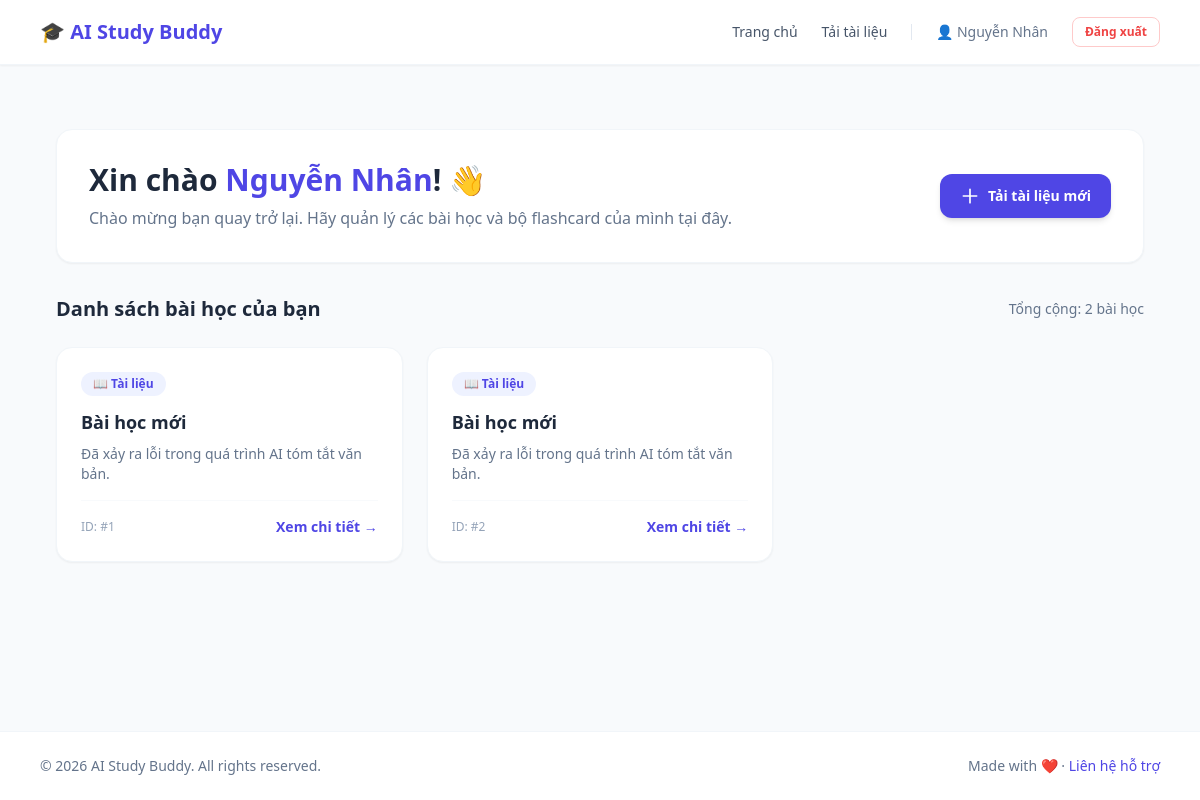
The page /dashboard (signed in) on the database its author committed.
### app.py (models this page shows)
class Document(db.Model):
    id = db.Column(db.Integer, primary_key=True)
    title = db.Column(db.String(200), nullable=False)
    original_text = db.Column(db.Text, nullable=False)
    summary_text = db.Column(db.Text)
    user_id = db.Column(db.Integer, db.ForeignKey('user.id'), nullable=False)
    flashcards = db.relationship('Flashcard', backref='document', lazy=True)

### app.py (the view)
@app.route('/dashboard')
def dashboard():
    if 'user_id' not in session:
        flash("Vui lòng đăng nhập để truy cập trang chủ!", "warning")
        return redirect(url_for('login'))
    user_docs = Document.query.filter_by(user_id=session['user_id']).all()
    return render_template('dashboard.html', documents=user_docs)

### templates/dashboard.html (shortened to what this page needs)
{% extends 'base.html' %}
{% block content %}
<div class="max-w-6xl mx-auto px-4 py-8">
    <div class="bg-white rounded-2xl p-8 shadow-sm border border-slate-100 mb-8 flex items-center justify-between">
        <div>
            <h1 class="text-3xl font-bold text-slate-800">
                Xin chào <span class="text-indigo-600">{{ session.get('username', 'Bạn') }}</span>! 👋
            </h1>
            <p class="text-slate-500 mt-2">
                Chào mừng bạn quay trở lại. Hãy quản lý các bài học và bộ flashcard của mình tại đây.
            </p>
        </div>
        <a href="{{ url_for('upload_doc') }}"
           class="inline-flex items-center px-5 py-3 bg-indigo-600 hover:bg-indigo-700 text-white text-sm font-semibold rounded-xl shadow-md transition duration-200 gap-2">
            <svg class="w-5 h-5" fill="none" stroke="currentColor" viewBox="0 0 24 24">
                <path stroke-linecap="round" stroke-linejoin="round" stroke-width="2" d="M12 4v16m8-8H4"></path>
            </svg>
            Tải tài liệu mới
        </a>
    </div>
    <div class="mb-6 flex items-center justify-between">
        <h2 class="text-xl font-bold text-slate-800">Danh sách bài học của bạn</h2>
        {% if documents %}
            <span class="text-sm font-medium text-slate-500">Tổng cộng: {{ documents|length }} bài học</span>
        {% endif %}
    </div>
    {% if documents %}
        <div class="grid grid-cols-1 md:grid-cols-2 lg:grid-cols-3 gap-6">
            {% for doc in documents %}
                <div class="bg-white rounded-2xl p-6 border border-slate-100 shadow-sm hover:shadow-md transition duration-200 flex flex-col justify-between">
                    <div>
                        <div class="flex items-center gap-2 text-xs font-semibold text-indigo-600 bg-indigo-50 w-fit px-3 py-1 rounded-full mb-3">
                            📖 Tài liệu
                        </div>
                        <h3 class="font-bold text-slate-800 text-lg mb-2 line-clamp-1">{{ doc.title }}</h3>
                        <p class="text-slate-500 text-sm line-clamp-3 mb-4">
                            {{ doc.summary_text or doc.original_text }}
                        </p>
                    </div>
                    <div class="pt-4 border-t border-slate-50 flex items-center justify-between">
                        <span class="text-xs text-slate-400">ID: #{{ doc.id }}</span>
                        <a href="#" class="text-indigo-600 hover:text-indigo-800 text-sm font-semibold inline-flex items-center gap-1">
                            Xem chi tiết &rarr;
                        </a>
                    </div>
                </div>
            {% endfor %}
        </div>
    {% endif %}
</div>
{% endblock %}

### templates/base.html (shortened to what this page needs)
<!DOCTYPE html>
<html lang="vi">
<head>
  <script src="https://cdn.tailwindcss.com"></script>
</head>
<body class="min-h-screen bg-slate-50 text-slate-900 flex flex-col justify-between">
  <header class="bg-white border-b border-slate-100 sticky top-0 z-50 shadow-sm">
    <div class="max-w-6xl mx-auto px-4 h-16 flex items-center justify-between">
      <a href="{{ url_for('dashboard') if session.get('user_id') else url_for('index') }}" class="font-bold text-xl text-indigo-600 flex items-center gap-2">
        🎓 AI Study Buddy
      </a>
      <div class="flex items-center gap-6">
        {% if session.get('user_id') %}
          <a href="{{ url_for('dashboard') }}"
             class="text-slate-600 hover:text-indigo-600 font-medium text-sm transition">
            Trang chủ
          </a>
          <a href="{{ url_for('upload_doc') }}"
             class="text-slate-600 hover:text-indigo-600 font-medium text-sm transition">
            Tải tài liệu
          </a>
          <span class="text-sm text-slate-500 font-medium">
            👤 {{ session.get('username') }}
          </span>
          <a href="{{ url_for('logout') }}"
             class="text-xs text-red-500 hover:text-red-700 font-semibold border border-red-200 px-3 py-1.5 rounded-lg hover:bg-red-50 transition">
            Đăng xuất
          </a>
        {% endif %}
      </div>
    </div>
  </header>
  <main class="max-w-6xl mx-auto px-4 py-8 flex-grow w-full">
    {% block content %}{% endblock %}
  </main>
  <footer class="bg-white border-t border-slate-100 mt-auto">
    <div class="max-w-6xl mx-auto px-4 py-6 text-sm text-slate-500 flex flex-col md:flex-row justify-between items-center gap-4">
      <div>© 2026 AI Study Buddy. All rights reserved.</div>
      <div>Made with ❤️ · <a href="#contact" class="hover:underline text-indigo-600">Liên hệ hỗ trợ</a></div>
    </div>
  </footer>
</body>
</html>

### rows shown on the page
Document: title "Bài học mới", summary_text "Đã xảy ra lỗi trong quá trình AI tóm tắt văn bản.", id "1"
Document: title "Bài học mới", summary_text "Đã xảy ra lỗi trong quá trình AI tóm tắt văn bản.", id "2"

### other values the page prints
{{ session.get('username') }} "Nguyễn Nhân"
{{ session.get('username', 'Bạn') }} "Nguyễn Nhân"
{{ documents|length }} "2"
